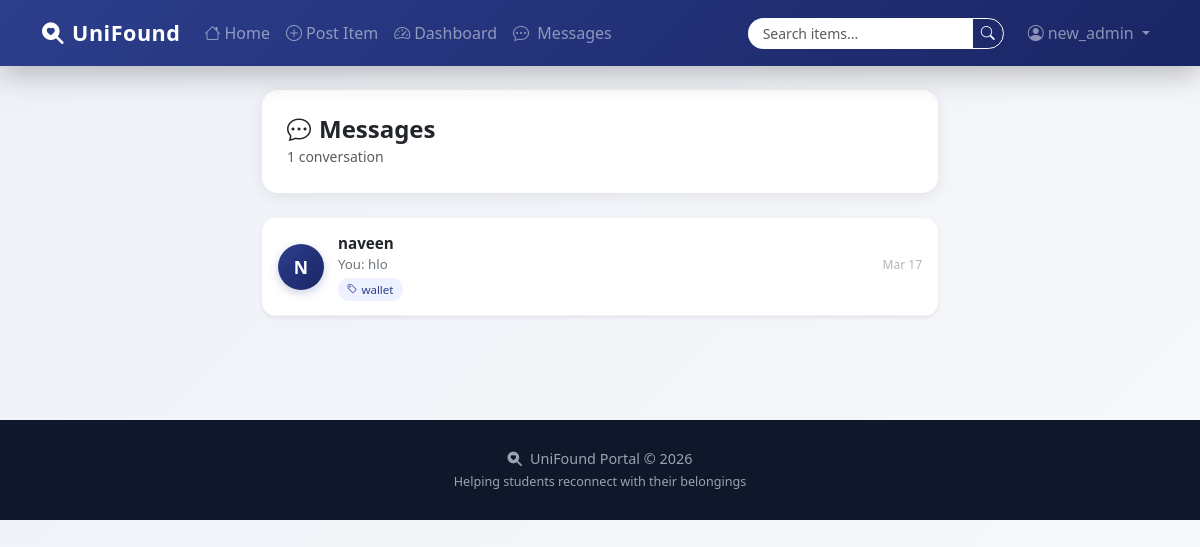
The page /inbox/ (signed in) on the database its author committed.
### messaging/models.py (models this page shows, shortened)
class Conversation(models.Model):
    item = models.ForeignKey(Item, on_delete=models.CASCADE, related_name='conversations')
    participant1 = models.ForeignKey(User, on_delete=models.CASCADE, related_name='conversations_as_p1')
    participant2 = models.ForeignKey(User, on_delete=models.CASCADE, related_name='conversations_as_p2')
    created_at = models.DateTimeField(auto_now_add=True)
    updated_at = models.DateTimeField(auto_now=True)
    class Meta:
        unique_together = ('item', 'participant1', 'participant2')
        ordering = ['-updated_at']
    def get_other_user(self, user):
        if self.participant1 == user:
            return self.participant2
        return self.participant1
    def unread_count_for(self, user):
        return self.messages.filter(is_read=False).exclude(sender=user).count()

class Message(models.Model):
    conversation = models.ForeignKey(Conversation, on_delete=models.CASCADE, related_name='messages')
    sender = models.ForeignKey(User, on_delete=models.CASCADE, related_name='sent_messages')
    content = models.TextField()
    timestamp = models.DateTimeField(auto_now_add=True)
    is_read = models.BooleanField(default=False)
    class Meta:
        ordering = ['timestamp']

### items/models.py (models this page shows, shortened)
class Item(models.Model):
    STATUS_CHOICES = [
        ('Lost', 'Lost'),
        ('Found', 'Found'),
        ('Returned', 'Returned'),
    ]
    title = models.CharField(max_length=200)
    description = models.TextField()
    image = CloudinaryField('image', blank=True, null=True)
    category = models.ForeignKey(Category, on_delete=models.SET_NULL, null=True, blank=True)
    status = models.CharField(max_length=10, choices=STATUS_CHOICES, default='Lost')
    location = models.CharField(max_length=200)
    date_posted = models.DateTimeField(auto_now_add=True)
    posted_by = models.ForeignKey(User, on_delete=models.CASCADE, related_name='items')
    class Meta:
        ordering = ['-date_posted']

### messaging/views.py (the view)
# urls.py: path('inbox/', include('messaging.urls')),
@login_required
def inbox(request):
    conversations = Conversation.objects.filter(
        Q(participant1=request.user) | Q(participant2=request.user)
    ).select_related('item', 'participant1', 'participant2').order_by('-updated_at')
    conv_list = []
    total_unread = 0
    for conv in conversations:
        unread = conv.unread_count_for(request.user)
        total_unread += unread
        conv_list.append({
            'conv': conv,
            'other_user': conv.get_other_user(request.user),
            'last_message': conv.messages.last(),
            'unread': unread,
        })
    return render(request, 'messaging/inbox.html', {
        'conv_list': conv_list,
        'total_unread': total_unread,
    })

### messaging/templatetags/messaging_tags.py (called while the page is built)
@register.simple_tag
def unread_count(user):
    if not user.is_authenticated:
        return 0
    convs = Conversation.objects.filter(
        Q(participant1=user) | Q(participant2=user)
    )
    total = 0
    for conv in convs:
        total += conv.unread_count_for(user)
    return total

### templates/messaging/inbox.html (shortened to what this page needs)
{% extends 'base.html' %}
{% block content %}
<div class="container py-4" style="max-width: 700px;">
    <div class="page-header d-flex align-items-center justify-content-between">
        <div>
            <h4 class="fw-bold mb-0">
                <i class="bi bi-chat-dots me-2"></i>Messages
            </h4>
            <small class="text-muted">{{ conv_list|length }} conversation{{ conv_list|length|pluralize }}</small>
        </div>
    </div>
    <div class="card border-0 shadow-sm overflow-hidden">
        {% if conv_list %}
            {% for c in conv_list %}
            <a href="{% url 'chat_room' c.conv.id %}" class="conv-item {% if c.unread > 0 %}unread{% endif %}">
                <div class="conv-avatar">{{ c.other_user.username|first|upper }}</div>
                <div class="conv-body">
                    <div class="d-flex align-items-center gap-2">
                        <span class="conv-name">{{ c.other_user.username }}</span>
                    </div>
                    <div class="conv-preview">
                        {% if c.last_message %}
                            {% if c.last_message.sender == request.user %}You: {% endif %}
                            {{ c.last_message.content|truncatechars:55 }}
                        {% else %}
                            No messages yet — click to start chatting
                        {% endif %}
                    </div>
                    <div class="item-tag">
                        <i class="bi bi-tag" style="font-size:0.65rem;"></i>
                        {{ c.conv.item.title|truncatechars:30 }}
                    </div>
                </div>
                <div class="conv-meta">
                    <div class="conv-time">
                        {% if c.last_message %}{{ c.last_message.timestamp|date:"M d" }}{% endif %}
                    </div>
                </div>
            </a>
            {% endfor %}
        {% endif %}
    </div>
</div>
{% endblock %}

### templates/base.html (shortened to what this page needs)
{% load messaging_tags %}
<!DOCTYPE html>
<html lang="en">
<head>
    <link href="https://cdn.jsdelivr.net/npm/bootstrap@5.3.2/dist/css/bootstrap.min.css" rel="stylesheet">
    <link href="https://cdn.jsdelivr.net/npm/bootstrap-icons@1.11.3/font/bootstrap-icons.min.css" rel="stylesheet">
</head>
<body>
<nav class="navbar navbar-expand-lg navbar-dark">
    <div class="container">
        <a class="navbar-brand" href="{% url 'home' %}">
            <i class="bi bi-search-heart-fill me-2"></i>UniFound
        </a>
        <div class="collapse navbar-collapse" id="navbarNav">
            <ul class="navbar-nav me-auto">
                <li class="nav-item">
                    <a class="nav-link" href="{% url 'home' %}"><i class="bi bi-house me-1"></i>Home</a>
                </li>
                {% if user.is_authenticated %}
                <li class="nav-item">
                    <a class="nav-link" href="{% url 'post_item' %}"><i class="bi bi-plus-circle me-1"></i>Post Item</a>
                </li>
                <li class="nav-item">
                    <a class="nav-link" href="{% url 'dashboard' %}"><i class="bi bi-speedometer2 me-1"></i>Dashboard</a>
                </li>
                <li class="nav-item">
                    {% unread_count user as uc %}
                    <a class="nav-link" href="{% url 'inbox' %}">
                        <span class="nav-msg-wrap">
                            <i class="bi bi-chat-dots"></i>
                        </span>
                        &nbsp;Messages
                    </a>
                </li>
                {% endif %}
            </ul>
            <form class="d-flex me-3" action="{% url 'search' %}" method="get">
                <div class="input-group">
                    <input class="form-control form-control-sm" type="search" name="q" placeholder="Search items..." value="{{ request.GET.q }}">
                    <button class="btn btn-outline-light btn-sm" type="submit"><i class="bi bi-search"></i></button>
                </div>
            </form>
            <ul class="navbar-nav">
                {% if user.is_authenticated %}
                <li class="nav-item dropdown">
                    <a class="nav-link dropdown-toggle" href="#" data-bs-toggle="dropdown">
                        <i class="bi bi-person-circle me-1"></i>{{ user.username }}
                    </a>
                </li>
                {% else %}
                <li class="nav-item"><a class="nav-link" href="{% url 'login' %}"><i class="bi bi-box-arrow-in-right me-1"></i>Login</a></li>
                <li class="nav-item"><a class="nav-link" href="{% url 'register' %}"><i class="bi bi-person-plus me-1"></i>Register</a></li>
                {% endif %}
            </ul>
        </div>
    </div>
</nav>
<main>{% block content %}{% endblock %}</main>
<footer>
    <div class="container text-center">
        <p class="mb-0"><i class="bi bi-search-heart-fill me-2"></i>UniFound Portal &copy; 2026</p>
        <small>Helping students reconnect with their belongings</small>
    </div>
</footer>
</body>
</html>

### templates/base.html (style rules this page uses)
:root { --primary:#2c3e8c; --secondary:#6f42c1; --glass:rgba(255,255,255,0.12); }
body { background:linear-gradient(135deg,#eef1f7,#f8f9fc); font-family:'Segoe UI',sans-serif; min-height:100vh; }
.navbar { background:linear-gradient(135deg,#2c3e8c,#1a2564); backdrop-filter:blur(10px); box-shadow:0 8px 30px rgba(0,0,0,0.25); padding:12px 0; }
.navbar-brand { font-weight:700; font-size:1.35rem; letter-spacing:.5px; }
.nav-link { font-weight:500; opacity:.9; transition:all .25s; }
.input-group input { border-radius:30px 0 0 30px; border:none; padding-left:15px; }
.input-group button { border-radius:0 30px 30px 0; }
.card { border:none; border-radius:14px; background:white; box-shadow:0 4px 20px rgba(0,0,0,.08); transition:all .25s ease; overflow:hidden; }
.page-header { background:white; border-radius:16px; padding:25px; margin-bottom:25px; box-shadow:0 3px 15px rgba(0,0,0,.08); }
footer { background:#0f172a; color:#9ca3af; padding:28px 0; margin-top:80px; font-size:.9rem; }
.nav-msg-wrap { position:relative; display:inline-flex; align-items:center; }

### templates/messaging/inbox.html (style rules this page uses)
.conv-item { display: flex; align-items: center; gap: 14px; padding: 14px 16px; border-bottom: 1px solid #f0f2f5; text-decoration: none; color: inherit; transition: background 0.15s; cursor: pointer; transition:all .18s ease; }
.conv-avatar { width: 46px; height: 46px; border-radius: 50%; background: linear-gradient(135deg, #2c3e8c, #1a2564); color: white; display: flex; align-items: center; justify-content: center; font-weight: 700; font-size: 1.1rem; flex-shrink: 0; box-shadow:0 3px 10px rgba(44,62,140,0.25); }
.conv-body { flex: 1; min-width: 0; }
.conv-name { font-weight: 600; font-size: 0.95rem; }
.conv-preview { font-size: 0.83rem; color: #6c757d; white-space: nowrap; overflow: hidden; text-overflow: ellipsis; }
.conv-meta { text-align: right; flex-shrink: 0; }
.conv-time { font-size: 0.75rem; color: #adb5bd; margin-bottom: 4px; }
.item-tag { font-size:0.72rem; background:#eef1ff; color:#2c3e8c; padding:3px 9px; border-radius:12px; display:inline-flex; align-items:center; gap:4px; margin-top:3px; }

### rows shown on the page
Conversation: other_user.username|first "N", other_user.username "naveen", last_message.content "hlo", conv.item "wallet", last_message.timestamp "Mar 17"

### other values the page prints
{{ user.username }} "new_admin"
{{ conv_list|length }} "1"
